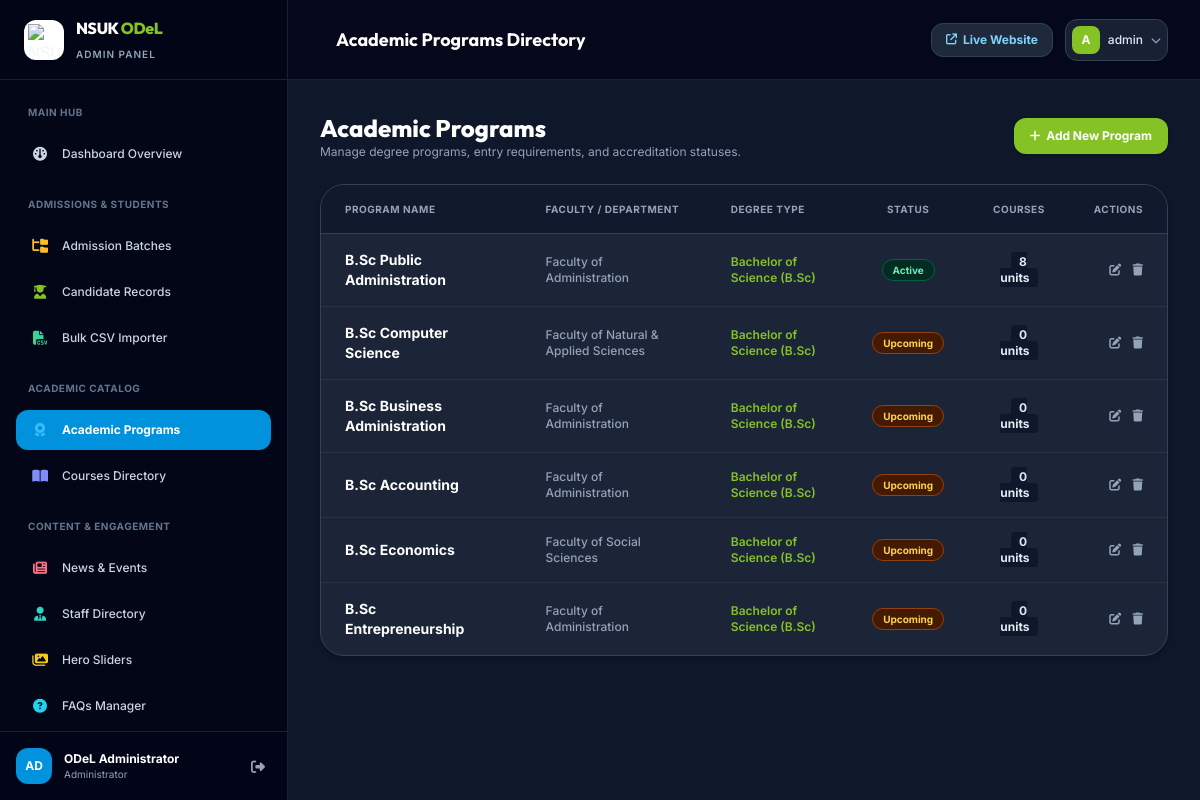
The page /dashboard/programs/ (signed in) on the database its author committed.
### core/models.py (models this page shows, shortened)
class Program(models.Model):
    DEGREE_CHOICES = [
        ('B.Sc', 'Bachelor of Science (B.Sc)'),
        ('PGD', 'Postgraduate Diploma (PGD)'),
        ('M.Sc', 'Master of Science (M.Sc)'),
        ('Cert', 'Certificate Course'),
    ]
    STATUS_CHOICES = [
        ('Active', 'Active / Enrolling'),
        ('Upcoming', 'Proposed / Upcoming (Approved)'),
    ]
    name = models.CharField(max_length=255)
    slug = models.SlugField(max_length=255, unique=True, blank=True)
    degree_type = models.CharField(max_length=20, choices=DEGREE_CHOICES, default='B.Sc')
    faculty = models.CharField(max_length=200, default="Faculty of Administration")
    department = models.CharField(max_length=200, default="Department of Public Administration")
    status = models.CharField(max_length=20, choices=STATUS_CHOICES, default='Active')
    duration = models.CharField(max_length=150, default="2 - 4 Years (Flexible Semesters)")
    short_description = models.TextField(help_text="Summary for cards and snippets")
    full_overview = models.TextField(help_text="Detailed description of the program")
    utme_requirements = models.TextField(
        default="5 O'Level credits including English Language, Mathematics, Government/History and any other two relevant subjects."
    )
    direct_entry_requirements = models.TextField(
        default="National Diploma (ND) or NCE with minimum Upper Credit in Public Administration, Local Government, or related disciplines."
    )
    conversion_requirements = models.TextField(
        default="HND or First Degree in relevant disciplines for 300 Level Entry (2-Year Fast-track Duration)."
    )
    career_opportunities = models.TextField(
        blank=True,
        default="Civil Service, Public Policy Analysis, Local Government Administration, Non-Governmental Organizations (NGOs), Corporate Governance, International Relations."
    )
    featured_image = models.ImageField(upload_to="programs/", blank=True, null=True)
    featured_image_url = models.URLField(blank=True)
    is_featured = models.BooleanField(default=True)
    is_active = models.BooleanField(default=True)
    display_order = models.PositiveIntegerField(default=1)
    class Meta:
        ordering = ['display_order', 'name']
        verbose_name = "Academic Program"
        verbose_name_plural = "Academic Programs"

### dashboard/views.py (the view)
# urls.py: path('programs/', views.program_list_dash, name='dashboard_programs'),
@login_required
def program_list_dash(request):
    programs = Program.objects.all().order_by('display_order', 'name')
    return render(request, 'dashboard/programs/list.html', {'programs': programs})

### templates/dashboard/programs/list.html (shortened to what this page needs)
{% extends 'dashboard/base.html' %}
{% block header_title %}Academic Programs Directory{% endblock %}
{% block content %}
<div class="space-y-6 max-w-7xl mx-auto">
    <div class="flex flex-col sm:flex-row items-start sm:items-center justify-between gap-4">
        <div>
            <h2 class="font-heading font-extrabold text-2xl text-white">Academic Programs</h2>
            <p class="text-xs text-slate-400">Manage degree programs, entry requirements, and accreditation statuses.</p>
        </div>
        <a href="{% url 'dashboard_program_create' %}" class="px-4 py-2.5 rounded-xl bg-brand-green hover:bg-brand-darkgreen text-xs font-bold text-white shadow transition flex items-center gap-1.5">
            <i class="fa-solid fa-plus"></i> Add New Program
        </a>
    </div>
    <div class="bg-slate-800/80 rounded-3xl border border-slate-700 shadow-md overflow-hidden">
        <div class="overflow-x-auto">
            <table class="w-full text-left text-xs text-slate-300">
                <thead class="bg-slate-900/80 text-slate-400 uppercase tracking-wider text-[10px] border-b border-slate-700">
                    <tr>
                        <th class="py-4 px-6">Program Name</th>
                        <th class="py-4 px-6">Faculty / Department</th>
                        <th class="py-4 px-6">Degree Type</th>
                        <th class="py-4 px-6 text-center">Status</th>
                        <th class="py-4 px-6 text-center">Courses</th>
                        <th class="py-4 px-6 text-right">Actions</th>
                    </tr>
                </thead>
                <tbody class="divide-y divide-slate-700/50 font-medium">
                    {% for p in programs %}
                    <tr class="hover:bg-slate-750/30 transition">
                        <td class="py-4 px-6 font-bold text-white text-sm">
                            <a href="{% url 'dashboard_program_edit' pk=p.pk %}" class="hover:text-brand-blue">{{ p.name }}</a>
                        </td>
                        <td class="py-4 px-6 text-slate-400">{{ p.faculty }}</td>
                        <td class="py-4 px-6 font-semibold text-brand-green">{{ p.get_degree_type_display }}</td>
                        <td class="py-4 px-6 text-center">
                            <span class="px-2.5 py-1 rounded-full text-[10px] font-bold {% if p.status == 'Active' %}bg-emerald-950 text-emerald-300 border border-emerald-800{% else %}bg-amber-950 text-amber-300 border border-amber-800{% endif %}">
                                {{ p.status }}
                            </span>
                        </td>
                        <td class="py-4 px-6 text-center">
                            <span class="px-2 py-0.5 rounded bg-slate-900 font-bold text-slate-200">{{ p.courses.count }} units</span>
                        </td>
                        <td class="py-4 px-6 text-right space-x-2">
                            <a href="{% url 'dashboard_program_edit' pk=p.pk %}" class="text-slate-400 hover:text-sky-400"><i class="fa-solid fa-pen-to-square"></i></a>
                            <a href="{% url 'dashboard_program_delete' pk=p.pk %}" class="text-slate-400 hover:text-rose-400"><i class="fa-solid fa-trash"></i></a>
                        </td>
                    </tr>
                    {% empty %}
                    <tr><td colspan="6" class="py-8 text-center text-slate-500">No programs listed yet.</td></tr>
                    {% endfor %}
                </tbody>
            </table>
        </div>
    </div>
</div>
{% endblock %}

### templates/dashboard/base.html (shortened to what this page needs)
<!DOCTYPE html>
<html lang="en" class="h-full bg-slate-900">
<head>
    <script src="https://cdn.tailwindcss.com"></script>
    <link rel="stylesheet" href="https://cdnjs.cloudflare.com/ajax/libs/font-awesome/6.5.1/css/all.min.css">
</head>
<body class="h-full bg-slate-900 text-slate-100 font-sans antialiased flex overflow-hidden" x-data="{ sidebarOpen: false }">
    <aside :class="{ 'translate-x-0': sidebarOpen, '-translate-x-full': !sidebarOpen }" class="fixed inset-y-0 left-0 z-50 w-72 bg-slate-950 border-r border-slate-800/80 flex flex-col justify-between transition-transform duration-300 ease-in-out lg:translate-x-0 lg:static lg:inset-auto flex-shrink-0">
        <div>
            <div class="h-20 flex items-center justify-between px-6 border-b border-slate-800/80 bg-slate-950/60">
                <a href="{% url 'dashboard_home' %}" class="flex items-center space-x-3">
                    <div class="w-10 h-10 rounded-xl bg-white p-1 shadow flex items-center justify-center">
                        <img src="https://upload.wikimedia.org/wikipedia/en/thumb/5/52/Nasarawa_State_University_logo.png/220px-Nasarawa_State_University_logo.png" alt="NSUK" class="w-full h-full object-contain">
                    </div>
                    <div>
                        <span class="font-heading font-extrabold text-base tracking-tight text-white block">NSUK <span class="text-brand-green">ODeL</span></span>
                        <span class="text-[10px] text-slate-400 uppercase tracking-widest font-semibold">Admin Panel</span>
                    </div>
                </a>
            </div>
            <nav class="px-4 py-6 space-y-1.5 overflow-y-auto max-h-[calc(100vh-160px)] text-xs font-medium">
                <div class="px-3 pb-2 text-[10px] font-bold text-slate-500 uppercase tracking-wider">Main Hub</div>
                <a href="{% url 'dashboard_home' %}" class="flex items-center space-x-3 px-3.5 py-2.5 rounded-xl transition-all {% if request.resolver_match.url_name == 'dashboard_home' %}bg-brand-blue text-white font-bold shadow-lg shadow-sky-900/40{% else %}text-slate-300 hover:bg-slate-900 hover:text-white{% endif %}">
                    <i class="fa-solid fa-gauge text-sm w-5 text-center"></i>
                    <span>Dashboard Overview</span>
                </a>
                <div class="pt-4 px-3 pb-2 text-[10px] font-bold text-slate-500 uppercase tracking-wider">Admissions & Students</div>
                <a href="{% url 'dashboard_batches' %}" class="flex items-center space-x-3 px-3.5 py-2.5 rounded-xl transition-all {% if 'admissions/batches' in request.path %}bg-brand-blue text-white font-bold{% else %}text-slate-300 hover:bg-slate-900 hover:text-white{% endif %}">
                    <i class="fa-solid fa-folder-tree text-sm w-5 text-center text-amber-400"></i>
                    <span>Admission Batches</span>
                </a>
                <a href="{% url 'dashboard_candidates' %}" class="flex items-center space-x-3 px-3.5 py-2.5 rounded-xl transition-all {% if 'admissions/candidates' in request.path %}bg-brand-blue text-white font-bold{% else %}text-slate-300 hover:bg-slate-900 hover:text-white{% endif %}">
                    <i class="fa-solid fa-user-graduate text-sm w-5 text-center text-brand-green"></i>
                    <span>Candidate Records</span>
                </a>
                <a href="{% url 'dashboard_bulk_upload' %}" class="flex items-center space-x-3 px-3.5 py-2.5 rounded-xl transition-all {% if 'bulk-upload' in request.path %}bg-brand-blue text-white font-bold{% else %}text-slate-300 hover:bg-slate-900 hover:text-white{% endif %}">
                    <i class="fa-solid fa-file-csv text-sm w-5 text-center text-emerald-400"></i>
                    <span>Bulk CSV Importer</span>
                </a>
                <div class="pt-4 px-3 pb-2 text-[10px] font-bold text-slate-500 uppercase tracking-wider">Academic Catalog</div>
                <a href="{% url 'dashboard_programs' %}" class="flex items-center space-x-3 px-3.5 py-2.5 rounded-xl transition-all {% if 'programs' in request.path %}bg-brand-blue text-white font-bold{% else %}text-slate-300 hover:bg-slate-900 hover:text-white{% endif %}">
                    <i class="fa-solid fa-award text-sm w-5 text-center text-sky-400"></i>
                    <span>Academic Programs</span>
                </a>
                <a href="{% url 'dashboard_courses' %}" class="flex items-center space-x-3 px-3.5 py-2.5 rounded-xl transition-all {% if 'courses' in request.path %}bg-brand-blue text-white font-bold{% else %}text-slate-300 hover:bg-slate-900 hover:text-white{% endif %}">
                    <i class="fa-solid fa-book-open text-sm w-5 text-center text-indigo-400"></i>
                    <span>Courses Directory</span>
                </a>
                <div class="pt-4 px-3 pb-2 text-[10px] font-bold text-slate-500 uppercase tracking-wider">Content & Engagement</div>
                <a href="{% url 'dashboard_news' %}" class="flex items-center space-x-3 px-3.5 py-2.5 rounded-xl transition-all {% if 'news' in request.path %}bg-brand-blue text-white font-bold{% else %}text-slate-300 hover:bg-slate-900 hover:text-white{% endif %}">
                    <i class="fa-solid fa-newspaper text-sm w-5 text-center text-rose-400"></i>
                    <span>News & Events</span>
                </a>
                <a href="{% url 'dashboard_staff' %}" class="flex items-center space-x-3 px-3.5 py-2.5 rounded-xl transition-all {% if 'staff' in request.path %}bg-brand-blue text-white font-bold{% else %}text-slate-300 hover:bg-slate-900 hover:text-white{% endif %}">
                    <i class="fa-solid fa-user-tie text-sm w-5 text-center text-teal-400"></i>
                    <span>Staff Directory</span>
                </a>
                <a href="{% url 'dashboard_slides' %}" class="flex items-center space-x-3 px-3.5 py-2.5 rounded-xl transition-all {% if 'slides' in request.path %}bg-brand-blue text-white font-bold{% else %}text-slate-300 hover:bg-slate-900 hover:text-white{% endif %}">
                    <i class="fa-solid fa-images text-sm w-5 text-center text-yellow-400"></i>
                    <span>Hero Sliders</span>
                </a>
                <a href="{% url 'dashboard_faqs' %}" class="flex items-center space-x-3 px-3.5 py-2.5 rounded-xl transition-all {% if 'faqs' in request.path %}bg-brand-blue text-white font-bold{% else %}text-slate-300 hover:bg-slate-900 hover:text-white{% endif %}">
                    <i class="fa-solid fa-circle-question text-sm w-5 text-center text-cyan-400"></i>
                    <span>FAQs Manager</span>
                </a>
            </nav>
        </div>
        <div class="p-4 border-t border-slate-800/80 bg-slate-950/80">
            <div class="flex items-center justify-between">
                <div class="flex items-center space-x-3 truncate">
                    <div class="w-9 h-9 rounded-xl bg-brand-blue text-white font-bold text-xs flex items-center justify-center uppercase">
                        {{ request.user.username|slice:":2" }}
                    </div>
                    <div class="truncate">
                        <span class="block text-xs font-bold text-white truncate">{{ request.user.get_full_name|default:request.user.username }}</span>
                        <span class="block text-[10px] text-slate-400">Administrator</span>
                    </div>
                </div>
                <a href="{% url 'dashboard_logout' %}" class="text-slate-400 hover:text-rose-400 p-1.5 transition" title="Logout">
                    <i class="fa-solid fa-right-from-bracket text-sm"></i>
                </a>
            </div>
        </div>
    </aside>
    <div class="flex-1 flex flex-col min-w-0 overflow-hidden bg-slate-900">
        <header class="h-20 bg-slate-950/80 backdrop-blur-md border-b border-slate-800/80 flex items-center justify-between px-4 sm:px-8 z-30">
            <div class="flex items-center space-x-4">
                <div class="hidden sm:block">
                    <h1 class="font-heading font-bold text-base sm:text-lg text-white">
                        {% block header_title %}ODeL Administration & Management{% endblock %}
                    </h1>
                </div>
            </div>
            <div class="flex items-center space-x-3">
                <a href="{% url 'home' %}" target="_blank" class="px-3.5 py-2 rounded-xl bg-slate-800 hover:bg-slate-700 text-xs font-bold text-sky-300 transition flex items-center gap-1.5 border border-slate-700">
                    <i class="fa-solid fa-arrow-up-right-from-square text-[11px]"></i>
                    <span class="hidden sm:inline">Live Website</span>
                </a>
                <div class="relative" x-data="{ open: false }" @click.outside="open = false">
                    <button @click="open = !open" class="flex items-center space-x-2 p-1.5 rounded-xl bg-slate-800/80 hover:bg-slate-800 border border-slate-700 text-xs font-medium focus:outline-none">
                        <div class="w-7 h-7 rounded-lg bg-brand-green text-white font-bold flex items-center justify-center uppercase text-xs">
                            {{ request.user.username|slice:":1" }}
                        </div>
                        <span class="text-slate-200 hidden md:inline">{{ request.user.username }}</span>
                        <i class="fa-solid fa-chevron-down text-[10px] text-slate-400"></i>
                    </button>
                </div>
            </div>
        </header>
        <main class="flex-1 overflow-y-auto p-4 sm:p-8 bg-slate-900">
            {% block content %}{% endblock %}
        </main>
    </div>
</body>
</html>

### rows shown on the page
Program: name "B.Sc Public Administration", faculty "Faculty of Administration", degree_type "Bachelor of Science (B.Sc)", status "Active", courses.count "8"
Program: name "B.Sc Computer Science", faculty "Faculty of Natural & Applied Sciences", degree_type "Bachelor of Science (B.Sc)", status "Upcoming", courses.count "0"
Program: name "B.Sc Business Administration", faculty "Faculty of Administration", degree_type "Bachelor of Science (B.Sc)", status "Upcoming", courses.count "0"
Program: name "B.Sc Accounting", faculty "Faculty of Administration", degree_type "Bachelor of Science (B.Sc)", status "Upcoming", courses.count "0"
Program: name "B.Sc Economics", faculty "Faculty of Social Sciences", degree_type "Bachelor of Science (B.Sc)", status "Upcoming", courses.count "0"
Program: name "B.Sc Entrepreneurship", faculty "Faculty of Administration", degree_type "Bachelor of Science (B.Sc)", status "Upcoming", courses.count "0"

### other values the page prints
{{ request.user.username|slice:":2" }} "AD"
{{ request.user.get_full_name|default:request.user.username }} "ODeL Administrator"
{{ request.user.username|slice:":1" }} "A"
{{ request.user.username }} "admin"
